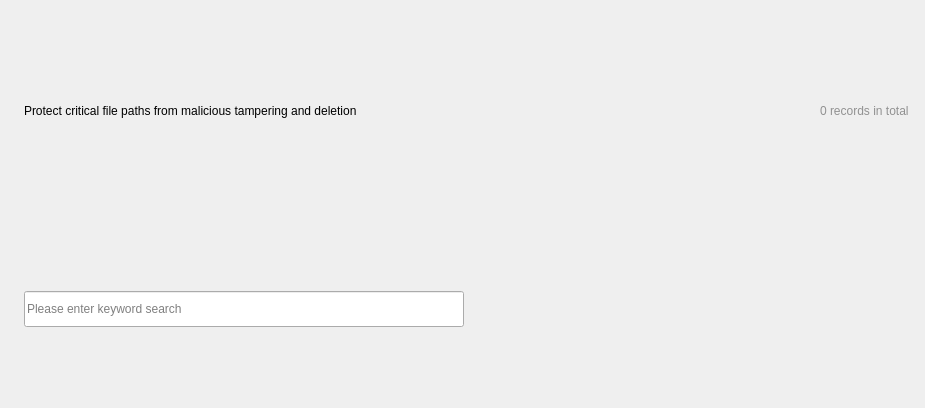
<?xml version="1.0" encoding="UTF-8"?>
<ui version="4.0">
 <class>TableCommon</class>
 <widget class="QWidget" name="TableCommon">
  <property name="geometry">
   <rect>
    <x>0</x>
    <y>0</y>
    <width>925</width>
    <height>408</height>
   </rect>
  </property>
  <property name="windowTitle">
   <string>Form</string>
  </property>
  <layout class="QVBoxLayout" name="verticalLayout">
   <property name="spacing">
    <number>10</number>
   </property>
   <property name="leftMargin">
    <number>24</number>
   </property>
   <property name="topMargin">
    <number>16</number>
   </property>
   <property name="rightMargin">
    <number>0</number>
   </property>
   <property name="bottomMargin">
    <number>4</number>
   </property>
   <item>
    <layout class="QHBoxLayout" name="horizontalLayout">
     <property name="rightMargin">
      <number>16</number>
     </property>
     <item>
      <widget class="QLabel" name="m_prompt">
       <property name="text">
        <string>Protect critical file paths from malicious tampering and deletion</string>
       </property>
      </widget>
     </item>
     <item>
      <spacer name="horizontalSpacer">
       <property name="orientation">
        <enum>Qt::Horizontal</enum>
       </property>
       <property name="sizeHint" stdset="0">
        <size>
         <width>40</width>
         <height>20</height>
        </size>
       </property>
      </spacer>
     </item>
     <item>
      <widget class="QLabel" name="m_tips">
       <property name="styleSheet">
        <string notr="true">color: rgb(145, 145, 145);
font: 12px &quot;Noto Sans CJK SC&quot;;</string>
       </property>
       <property name="text">
        <string>0 records in total</string>
       </property>
      </widget>
     </item>
    </layout>
   </item>
   <item>
    <widget class="QWidget" name="m_controlLine" native="true">
     <layout class="QHBoxLayout" name="horizontalLayout_2">
      <property name="spacing">
       <number>10</number>
      </property>
      <property name="leftMargin">
       <number>0</number>
      </property>
      <property name="topMargin">
       <number>0</number>
      </property>
      <property name="rightMargin">
       <number>16</number>
      </property>
      <property name="bottomMargin">
       <number>0</number>
      </property>
      <item>
       <widget class="QLineEdit" name="m_search">
        <property name="sizePolicy">
         <sizepolicy hsizetype="Fixed" vsizetype="Fixed">
          <horstretch>0</horstretch>
          <verstretch>0</verstretch>
         </sizepolicy>
        </property>
        <property name="minimumSize">
         <size>
          <width>440</width>
          <height>36</height>
         </size>
        </property>
        <property name="maximumSize">
         <size>
          <width>440</width>
          <height>36</height>
         </size>
        </property>
        <property name="placeholderText">
         <string>Please enter keyword search</string>
        </property>
       </widget>
      </item>
      <item>
       <spacer name="horizontalSpacer_2">
        <property name="orientation">
         <enum>Qt::Horizontal</enum>
        </property>
        <property name="sizeHint" stdset="0">
         <size>
          <width>40</width>
          <height>20</height>
         </size>
        </property>
       </spacer>
      </item>
      <item>
       <widget class="QWidget" name="m_btns" native="true"/>
      </item>
     </layout>
    </widget>
   </item>
  </layout>
 </widget>
 <resources/>
 <connections/>
</ui>
